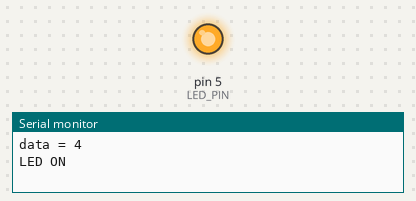
This sketch was run on a simulated Arduino Uno, built with avr-gcc and run on an emulated ATmega328P. Shown: output pins drawn as LEDs (lit = HIGH), the last lines printed to the serial monitor. Random numbers use the default seed unless the sketch sets one.

Above: at 0.1 s.
At 30.1 s:
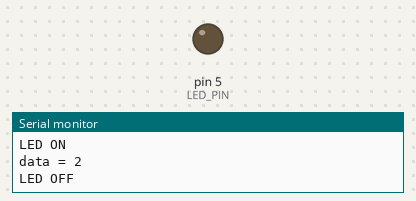
Timing chart, 0 to 40.0 s (numbered marks = the images above):
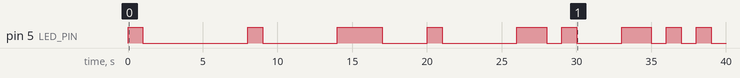

Measured:
- by itself, pin 5 (LED_PIN): LOW → HIGH at 0.00 s, → LOW 1.0 s later, → HIGH 7.0 s later, → LOW 1.0 s later, … (18 changes in this stretch)

The sketch:

CO_GreaterThanORrEqualAndLessThanOREqual.ino
```cpp
/*
Welcome to JP Learning
*/
byte LED_PIN = 5;
void setup () {
  Serial.begin(115200);
  pinMode(LED_PIN, OUTPUT);
}
void loop() {
  int data = readSensors();
  Serial.println("\ndata = " + String(data));
  if (data >= 4) {
    Serial.println("LED ON");
    digitalWrite(LED_PIN, HIGH);
  } else if (data <= 2) {
    Serial.println("LED OFF");
    digitalWrite(LED_PIN, LOW);
  } else {
    Serial.println("Last State");
  }
  delay(1000);
}
int readSensors() {
  return random(1, 5);
}
```
